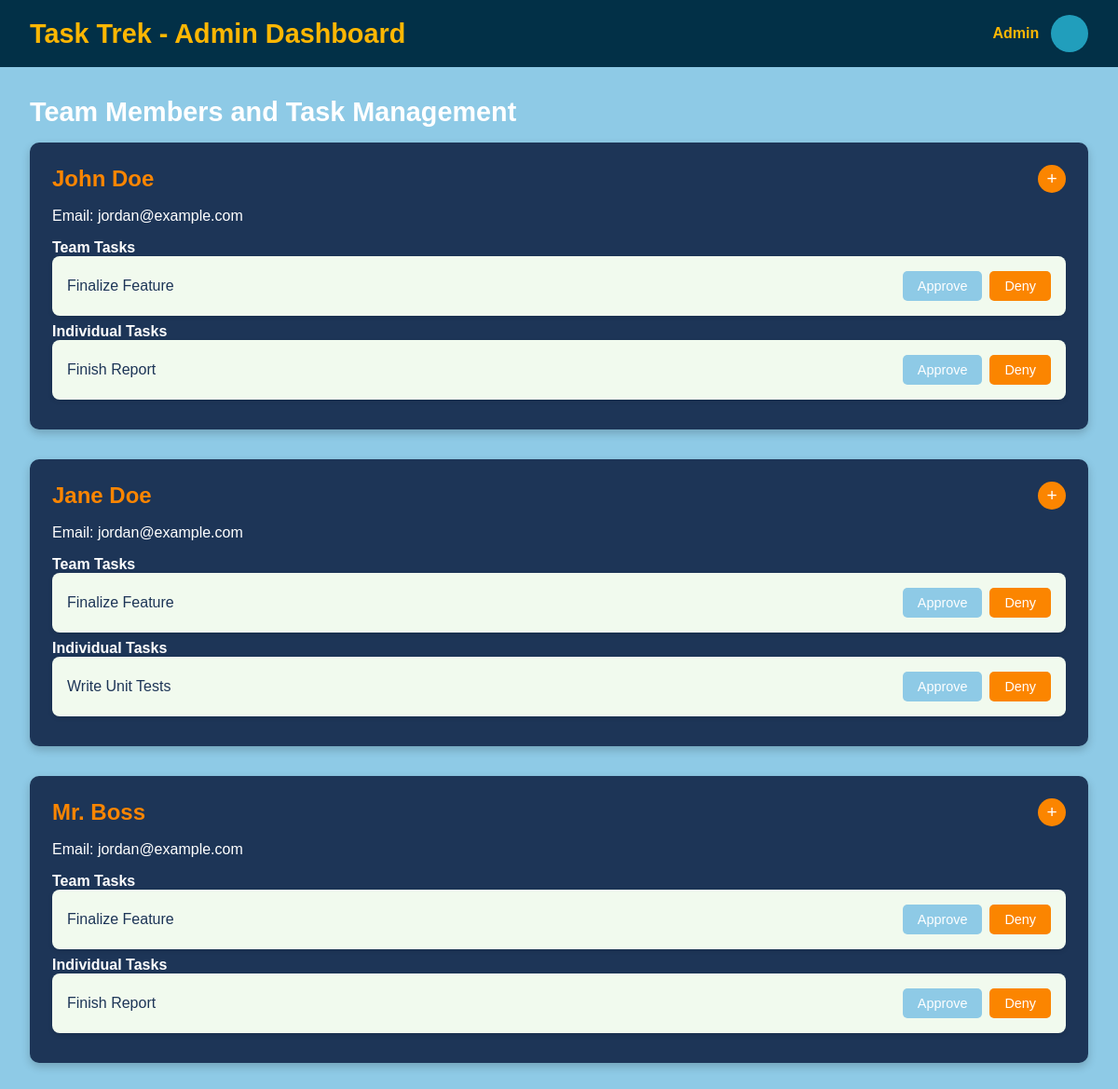
The page /superuser/1/ on the database as committed earlier.
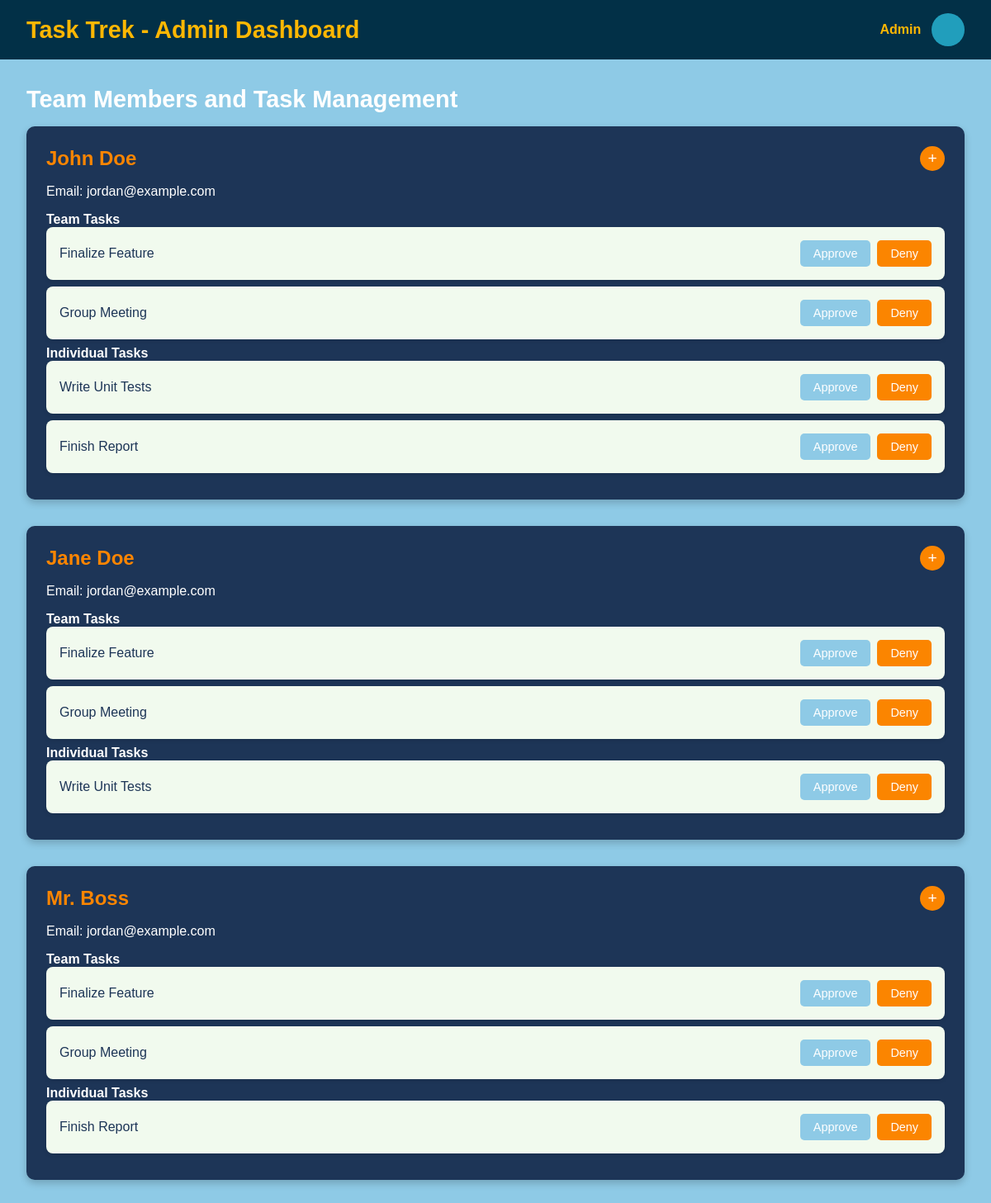
The same page on the database as committed later.
### tasktrek/models.py (models this page shows, shortened)
class Employee(models.Model):
    id = models.AutoField(primary_key=True)
    name = models.CharField(max_length = 64)
    is_admin = models.BooleanField(default=False)
    tasks = models.CharField(max_length = 64)
    username = models.CharField(max_length = 64, default="nousername")
    password = models.IntegerField(default = 11111)
    def __str__(self):
        return f"{self.id}~{self.name}~{self.is_admin}~{self.tasks}~{self.username}~{self.password}"

class Task(models.Model):
    id = models.AutoField(primary_key = True)
    name = models.CharField(max_length = 32, default="...")
    description = models.CharField(max_length = 100)
    due_date = models.DateField()
    is_complete = models.BooleanField(default = False)
    is_team = models.BooleanField(default=False)

### tasktrek/views.py (the view)
# urls.py: path('superuser/<int:employee_id>/', views.superuser, name="superuser"),
def superuser(request, employee_id):
    dataConnector = sqlite3.connect('db.sqlite3')
    cursor = dataConnector.cursor()
    print("Woah look at Mr big shot over here")
    print(employee_id)
    employees = Employee.objects.all()
    tasks = Task.objects.all()
    print("Look at my employees...")
    print(employees)
    clean_employee_list = []
    for employee in employees:
        clean_copy = str(employee)
        clean_employee_list.append(clean_copy.split("~"))
    print(clean_employee_list)
    for employee in clean_employee_list:
        clean_task_list = employee[3].split(",")
        task_words = []
        for task_id in clean_task_list:
            cursor.execute("SELECT name FROM tasktrek_task WHERE id = ? AND is_team = ?", [task_id, "False"])
            task_words.append(cursor.fetchone()[0])
            print(task_id)
        print("Look at my task words")
        print(task_words)
        employee[3] = task_words
    print("Finally my list is made!!!")
    print(clean_employee_list)
    new_employee_list = []
    for employee in clean_employee_list:
        new_employee = {
            'id': employee[0],
            'name': employee[1],
            'is_admin': employee[2],
            'tasks': employee[3],
            'username': employee[4],
            'password': employee[5]
        }
        new_employee_list.append(new_employee)
    print("NOWWWW it's done...")
    print(new_employee_list)
    cursor.execute("SELECT name FROM tasktrek_task WHERE is_team = ?", ["True"])
    group_tasks = cursor.fetchall()
    print("Look at my group tasks")
    print(type(group_tasks))
    clean_group_tasks = []
    for group_task in group_tasks:
        print(type(group_task))
        group_task_copy = str(group_task)
        print(group_task_copy)
        good_copy = group_task_copy[2:len(group_task_copy)-3]
        print(good_copy)
        clean_group_tasks.append(good_copy)
    print(clean_group_tasks)
    return render(request, "superuser.html", {'employees': new_employee_list, 'group_tasks': clean_group_tasks})

### tasktrek/templates/superuser.html (shortened to what this page needs)
<!DOCTYPE html>
<html lang="en">
<head>
    {% load static %}
    <link rel="stylesheet" href="{% static 'css/styles.css' %}">
</head>
<body>
    <div class="header-bar">
        <h1>Task Trek - Admin Dashboard</h1>
        <div class="user-info">
            <span class="user-name">Admin</span>
            <div class="profile-picture"></div>
        </div>
    </div>
    <div class="admin-container">
        <div class="management-section">
            <h2>Team Members and Task Management</h2>
            <div class="user-management">
                {% for employee in employees %}
                    <div class="user-card">
                        <div class="card-header">
                            <h3>{{employee.name}}</h3>
                            <button class="add-task-btn" title="Add Task">+</button>
                        </div>
                        <p>Email: jordan@example.com</p>
                        <h4>Team Tasks</h4>
                        <ul class="task-list">
                            {% for task in group_tasks %}
                            <li>
                                {{ task }}
                                <div class="action-buttons">
                                    <button class="approve-btn">Approve</button>
                                    <button class="deny-btn">Deny</button>
                                </div>
                            </li>
                            {% endfor %}
                        </ul>
                        <h4>Individual Tasks</h4>
                        <ul class="task-list">
                                {% for task in employee.tasks %}
                                <li>
                                {{task}}
                                <div class="action-buttons">
                                    <button class="approve-btn">Approve</button>
                                    <button class="deny-btn">Deny</button>
                                </div>
                                </li>
                                {% endfor %}
                        </ul>
                    </div>
                {% endfor %}
            </div>
        </div>
    </div>
</body>
</html>

### tasktrek/static/css/styles.css (style rules this page uses)
* { margin: 0; padding: 0; box-sizing: border-box; }
body { font-family: 'Arial', sans-serif; background-color: #8ecae6; color: white; padding: 0; }
.header-bar { background-color: #023047; padding: 1rem 2rem; display: flex; align-items: center; justify-content: space-between; color: white; }
.header-bar h1 { font-size: 1.8rem; font-weight: bold; color: #ffb703; }
.user-info { display: flex; align-items: center; }
.user-info .profile-picture { width: 40px; height: 40px; border-radius: 50%; background-color: #219ebc; margin-left: 0.8rem; }
.user-info .user-name { font-size: 1rem; font-weight: bold; color: #ffb703; }
.admin-container { padding: 2rem; display: flex; flex-direction: column; gap: 2rem; }
.management-section h2 { font-size: 1.8rem; color: white; margin-bottom: 1rem; }
.user-management { display: flex; flex-direction: column; gap: 2rem; }
.user-card { background-color: #1d3557; color: white; padding: 1.5rem; border-radius: 10px; box-shadow: 0px 4px 10px rgba(0, 0, 0, 0.2); position: relative; }
.card-header { display: flex; justify-content: space-between; align-items: center; margin-bottom: 1rem; }
.card-header h3 { margin: 0; font-size: 1.5rem; color: #fb8500; }
.add-task-btn { background-color: #fb8500; color: white; border: none; border-radius: 50%; width: 30px; height: 30px; font-size: 1.2rem; line-height: 30px; text-align: center; cursor: pointer; }
.user-card p { font-size: 1rem; margin: 0.5rem 0 1rem 0; }
.task-list { list-style: none; padding: 0; margin: 0; }
.task-list li { background-color: #f1faee; color: #1d3557; padding: 1rem; margin-bottom: 0.5rem; border-radius: 8px; display: flex; justify-content: space-between; align-items: center; box-shadow: 0px 2px 5px rgba(0, 0, 0, 0.1); }
.action-buttons { display: flex; gap: 0.5rem; }
.approve-btn { background-color: #8ecae6; color: white; border: none; padding: 0.5rem 1rem; border-radius: 5px; cursor: pointer; font-size: 0.9rem; }
.deny-btn { background-color: #fb8500; color: white; border: none; padding: 0.5rem 1rem; border-radius: 5px; cursor: pointer; font-size: 0.9rem; }

Rows that differ between the two databases and show on the page:
changed Employee "John Doe": gains Task (name "Write Unit Tests")
added Task: name "Group Meeting"
